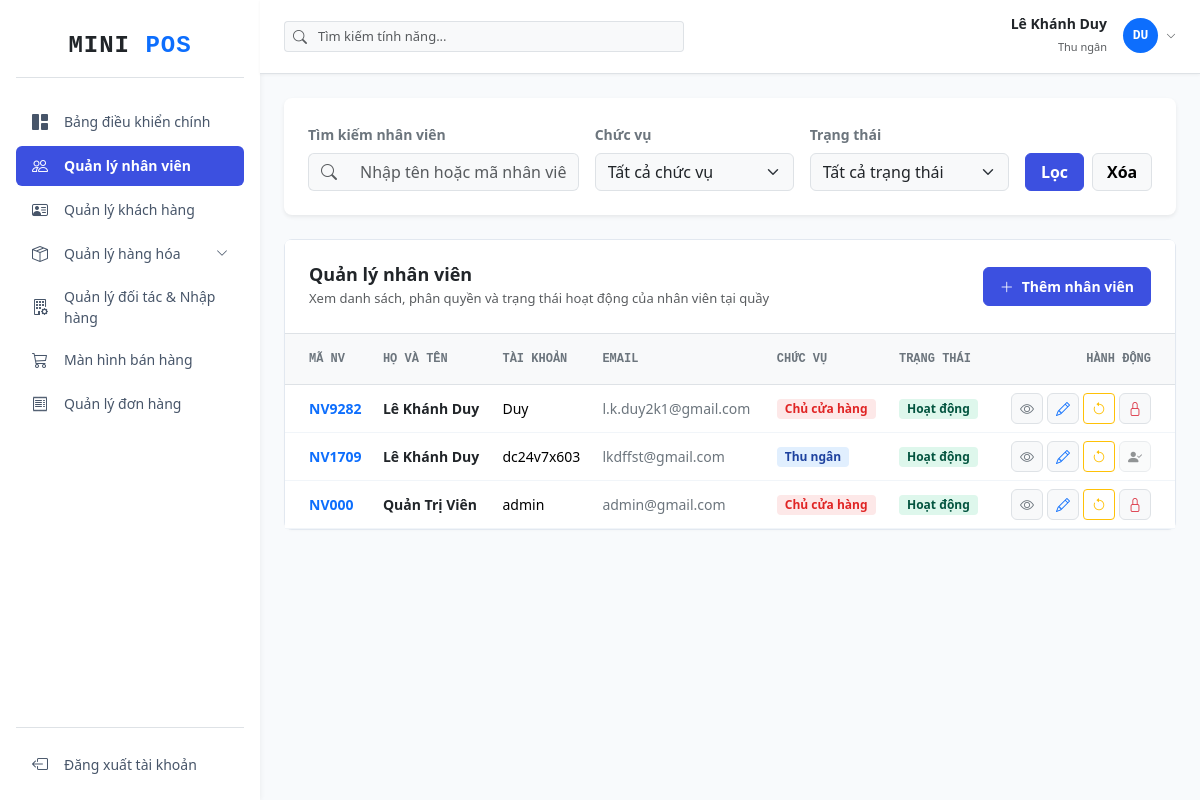
The page /user/index (signed in) on the database its author committed.
### tables this page shows
CREATE TABLE `users` (
  `id` int NOT NULL AUTO_INCREMENT,
  `user_code` varchar(20) NOT NULL,
  `username` varchar(50) NOT NULL,
  `password` varchar(255) NOT NULL,
  `full_name` varchar(100) NOT NULL,
  `email` varchar(100) NOT NULL,
  `phone` varchar(15) DEFAULT NULL,
  `avatar` varchar(255) DEFAULT NULL,
  `gender` enum('male','female','other') DEFAULT 'other',
  `date_of_birth` date DEFAULT NULL,
  `address` text,
  `role_id` int DEFAULT NULL,
  `status` tinyint NOT NULL DEFAULT '1',
  `note` text,
  `created_at` timestamp NULL DEFAULT CURRENT_TIMESTAMP,
  `updated_at` timestamp NULL DEFAULT CURRENT_TIMESTAMP ON UPDATE CURRENT_TIMESTAMP,
  PRIMARY KEY (`id`),
  UNIQUE KEY `user_code` (`user_code`),
  UNIQUE KEY `username` (`username`),
  UNIQUE KEY `email` (`email`),
  KEY `fk_users_roles` (`role_id`),
  CONSTRAINT `fk_users_roles` FOREIGN KEY (`role_id`) REFERENCES `roles` (`id`) ON DELETE RESTRICT ON UPDATE CASCADE
);

### controllers/UserController.php (called while the page is built, shortened)
<?php
require_once 'models/UserModel.php';
class UserController
{
    private $userModel;
    public function __construct()
    {
        $database = new Database();
        $this->db = $database->getConnection();
        $this->userModel = new UserModel($this->db);
    }
    public function index()
    {
        $search = isset($_GET['search']) ? trim($_GET['search']) : '';
        $role_id = (isset($_GET['role_id']) && $_GET['role_id'] !== '') ? (int)$_GET['role_id'] : null;
        $status = (isset($_GET['status']) && $_GET['status'] !== '') ? (int)$_GET['status'] : null;
        $current_page = isset($_GET['page']) ? (int)$_GET['page'] : 1;
        $limit = 10;
        $offset = ($current_page - 1) * $limit;
        $users = $this->userModel->getUsersWithFilter($search, $role_id, $status, $limit, $offset);
        require_once 'views/users/index.php';
    }
}

### config/database.php (called while the page is built, shortened)
<?php
class Database
{
    private $host = DB_HOST;
    private $port = DB_PORT;
    private $db_name = DB_NAME;
    private $username = DB_USER;
    private $password = DB_PASS;
    public function getConnection()
    {
        $this->conn = null;
        try {
            $this->conn = new PDO("mysql:host=" . $this->host . ";port=" . $this->port . ";dbname=" . $this->db_name, $this->username, $this->password);
            $this->conn->setAttribute(PDO::ATTR_ERRMODE, PDO::ERRMODE_EXCEPTION);
            $this->conn->exec("set names utf8");
        } catch (PDOException $exception) {
            echo "Connection error: " . $exception->getMessage();
        }
        return $this->conn;
    }
}

### models/UserModel.php (called while the page is built, shortened)
<?php
class UserModel
{
    private $conn;
    private $table_name = "users";
    public function __construct($db)
    {
        $this->conn = $db;
    }
    public function getUsersWithFilter($search, $role_id, $status, $limit, $offset)
    {
        try {
            $query = "SELECT u.*, r.role_name FROM " . $this->table_name . " u
                      JOIN roles r ON u.role_id = r.id
                      WHERE 1=1";
            $query .= " ORDER BY u.id DESC LIMIT :limit OFFSET :offset";
            $stmt = $this->conn->prepare($query);
            $stmt->bindParam(':limit', $limit, PDO::PARAM_INT);
            $stmt->bindParam(':offset', $offset, PDO::PARAM_INT);
            $stmt->execute();
            return $stmt->fetchAll(PDO::FETCH_ASSOC);
        } catch (PDOException $e) {
            echo "Lỗi truy vấn SQL: " . $e->getMessage();
            exit();
        }
    }
}

### views/users/index.php (the view, shortened to what this page needs)
<?php require_once 'views/layout/header.php'; ?>
<div class="card card-custom bg-white border-0 shadow-sm rounded-3 mb-4">
    <div class="card-body p-4">
        <form action="/user/index" method="GET" class="row g-3 align-items-end" novalidate>
            <div class="col-md-4">
                <label class="form-label small fw-semibold text-secondary">Tìm kiếm nhân viên</label>
                <div class="input-group">
                    <span class="input-group-text bg-light border-end-0 text-muted"><i class="bi bi-search"></i></span>
                    <input type="text" class="form-control bg-light border-start-0 shadow-none" name="search"
                        placeholder="Nhập tên hoặc mã nhân viên..."
                        value="<?php echo isset($_GET['search']) ? htmlspecialchars($_GET['search']) : ''; ?>">
                </div>
            </div>
            <div class="col-md-3">
                <label class="form-label small fw-semibold text-secondary">Chức vụ</label>
                <select class="form-select bg-light shadow-none" name="role_id">
                    <option value="">Tất cả chức vụ</option>
                </select>
            </div>
            <div class="col-md-3">
                <label class="form-label small fw-semibold text-secondary">Trạng thái</label>
                <select class="form-select bg-light shadow-none" name="status">
                    <option value="">Tất cả trạng thái</option>
                </select>
            </div>
            <div class="col-md-2 d-flex gap-2">
                <button type="submit" class="btn btn-primary w-100 fw-semibold shadow-none"
                    style="background-color: #3c50e0; border-color: #3c50e0;">Lọc</button>
                <a href="/user/index" class="btn btn-light border w-100 fw-semibold shadow-none">Xóa</a>
            </div>
        </form>
    </div>
</div>
<div class="card card-custom bg-white">
    <div class="card-header bg-white border-bottom p-4 d-flex justify-content-between align-items-center">
        <div>
            <h4 class="fw-bold text-dark mb-1" style="font-size: 18px;">Quản lý nhân viên</h4>
            <p class="text-muted small mb-0" style="font-size: 13px;">Xem danh sách, phân quyền và trạng thái hoạt động
                của nhân viên tại quầy</p>
        </div>
        <button class="btn btn-primary fw-semibold px-3 py-2 rounded-2 d-flex align-items-center gap-2 shadow-none"
            style="background-color: #3c50e0; border-color: #3c50e0; font-size: 14px;" data-bs-toggle="modal"
            data-bs-target="#addUserModal">
            <i class="bi bi-plus-lg"></i> Thêm nhân viên
        </button>
    </div>
    <div class="card-body p-0">
        <div class="table-responsive">
            <table class="table table-hover align-middle mb-0">
                <thead class="table-light text-secondary font-monospace small border-bottom"
                    style="background-color: #f8fafc;">
                    <tr>
                        <th class="ps-4 py-3 text-secondary" style="font-size: 12px;">MÃ NV</th>
                        <th class="py-3 text-secondary" style="font-size: 12px;">HỌ VÀ TÊN</th>
                        <th class="py-3 text-secondary" style="font-size: 12px;">TÀI KHOẢN</th>
                        <th class="py-3 text-secondary" style="font-size: 12px;">EMAIL</th>
                        <th class="py-3 text-secondary" style="font-size: 12px;">CHỨC VỤ</th>
                        <th class="py-3 text-secondary" style="font-size: 12px;">TRẠNG THÁI</th>
                        <th class="text-end pe-4 py-3 text-secondary" style="font-size: 12px;">HÀNH ĐỘNG</th>
                    </tr>
                </thead>
                <tbody class="text-dark" style="font-size: 14px;">
                    <?php if (isset($users) && is_array($users) && count($users) > 0): ?>
                        <?php foreach ($users as $user): ?>
                            <tr style="border-bottom: 1px solid #f1f5f9;" id="user-row-<?php echo $user['id']; ?>">
                                <td class="ps-4 fw-bold text-primary"><?php echo $user['user_code']; ?></td>
                                <td class="fw-semibold text-dark"><?php echo $user['full_name']; ?></td>
                                <td><?php echo $user['username']; ?></td>
                                <td class="text-secondary"><?php echo $user['email']; ?></td>
                                <td>
                                    <span class="badge rounded-1 px-2 py-1"
                                        style="<?php echo $user['role_name'] == 'admin' ? 'background-color: #fde8e8; color: #e02424; font-size: 12px;' : 'background-color: #e1effe; color: #1e429f; font-size: 12px;'; ?>">
                                        <?php echo $user['role_name'] == 'admin' ? 'Chủ cửa hàng' : 'Thu ngân'; ?>
                                    </span>
                                </td>
                                <td>
                                    <span class="badge rounded-1 px-2 py-1"
                                        style="<?php echo $user['status'] == 1 ? 'background-color: #def7ec; color: #03543f; font-size: 12px;' : 'background-color: #f3f4f6; color: #4b5563; font-size: 12px;'; ?>">
                                        <?php echo $user['status'] == 1 ? 'Hoạt động' : 'Đang khóa'; ?>
                                    </span>
                                </td>
                                <td class="text-end pe-4">
                                    <div class="d-flex justify-content-end gap-1">
                                        <button class="btn btn-sm btn-light text-secondary border rounded-2 px-2 shadow-none"
                                            data-bs-toggle="modal" data-bs-target="#viewUserModal<?php echo $user['id']; ?>"><i
                                                class="bi bi-eye"></i></button>
                                        <button class="btn btn-sm btn-light text-primary border rounded-2 px-2 shadow-none"
                                            data-bs-toggle="modal" data-bs-target="#editUserModal<?php echo $user['id']; ?>"><i
                                                class="bi bi-pencil"></i></button>
                                        <button type="button" class="btn btn-sm btn-outline-warning px-2 shadow-none" title ="Cấp lại mật khẩu"
                                            onclick="resetEmployeePassword(<?php echo $user['id']; ?>, '<?php echo htmlspecialchars($user['full_name'], ENT_QUOTES); ?>')">
                                            <i class="bi bi-arrow-counterclockwise"></i>
                                        </button>
                                        <?php if ($user['id'] != $_SESSION['user_id']): ?>
                                            <button
                                                class="btn btn-sm border rounded-2 px-2 shadow-none <?php echo $user['status'] == 1 ? 'btn-light text-danger' : 'btn-light text-success'; ?>"
                                                data-bs-toggle="modal"
                                                data-bs-target="#toggleStatusModal<?php echo $user['id']; ?>"><i
                                                    class="bi <?php echo $user['status'] == 1 ? 'bi-lock' : 'bi-unlock'; ?>"></i></button>
                                        <?php else: ?>
                                            <button class="btn btn-sm btn-light text-muted border rounded-2 px-2 shadow-none"
                                                disabled><i class="bi bi-person-check-fill"></i></button>
                                        <?php endif; ?>
                                    </div>
                                </td>
                            </tr>
                        <?php endforeach; ?>
                    <?php endif; ?>
                </tbody>
            </table>
        </div>
    </div>
</div>
<?php require_once 'views/layout/footer.php'; ?>

### views/layout/header.php (style rules this page uses)
body { background-color: #f1f5f9; font-family: 'Segoe UI', system-ui, sans-serif; }
.card-custom { border: 1px solid #e2e8f0; border-radius: 8px; box-shadow: 0 1px 3px rgba(0, 0, 0, 0.02); }

### rows shown on the page
users: user_code "NV9282", full_name "Lê Khánh Duy", username "Duy", email "l.k.duy2k1@gmail.com", shows "Chủ cửa hàng", status "Hoạt động"
users: user_code "NV1709", full_name "Lê Khánh Duy", username "dc24v7x603", email "lkdffst@gmail.com", shows "Thu ngân", status "Hoạt động"
users: user_code "NV000", full_name "Quản Trị Viên", username "admin", email "admin@gmail.com", shows "Chủ cửa hàng", status "Hoạt động"

### other values the page prints
$_SESSION['full_name'] "Lê Khánh Duy"
substr(end($words), 0, 2) "DU"
